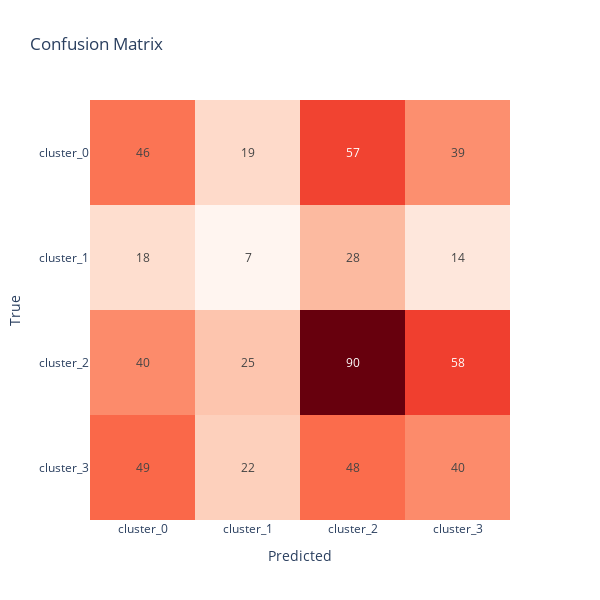

Here is the notebook cell this chart was saved with:
### Code cell
import plotly.express as px
# plot confusion matrix
fig = px.imshow(cm, labels=dict(x="Predicted", y="True", color="Count"), x=["cluster_0", "cluster_1", "cluster_2", "cluster_3"],
                 y=["cluster_0", "cluster_1", "cluster_2", "cluster_3"], text_auto=True, width=600, height=600, color_continuous_scale='reds',
                   title="Confusion Matrix")
# remove colorbar
fig.update_layout(coloraxis_showscale=False)
fig.show()

### Figure 1 — Plotly figure (JSON) as saved in the notebook; plotly's stock layout.template omitted (floating-point values rounded to 4 significant figures)
{"data": [{"coloraxis": "coloraxis", "hovertemplate": "Predicted: %{x}<br>True: %{y}<br>Count: %{z}<extra></extra>", "name": "0", "texttemplate": "%{z}", "type": "heatmap", "x": ["cluster_0", "cluster_1", "cluster_2", "cluster_3"], "xaxis": "x", "y": ["cluster_0", "cluster_1", "cluster_2", "cluster_3"], "yaxis": "y", "z": [[46, 19, 57, 39], [18, 7, 28, 14], [40, 25, 90, 58], [49, 22, 48, 40]]}], "layout": {"coloraxis": {"colorbar": {"title": {"text": "Count"}}, "colorscale": [[0, "rgb(255,245,240)"], [0.125, "rgb(254,224,210)"], [0.25, "rgb(252,187,161)"], [0.375, "rgb(252,146,114)"], [0.5, "rgb(251,106,74)"], [0.625, "rgb(239,59,44)"], [0.75, "rgb(203,24,29)"], [0.875, "rgb(165,15,21)"], [1, "rgb(103,0,13)"]], "showscale": false}, "height": 600, "title": {"text": "Confusion Matrix"}, "width": 600, "xaxis": {"anchor": "y", "constrain": "domain", "domain": [0, 1], "scaleanchor": "y", "title": {"text": "Predicted"}}, "yaxis": {"anchor": "x", "autorange": "reversed", "constrain": "domain", "domain": [0, 1], "title": {"text": "True"}}}}
